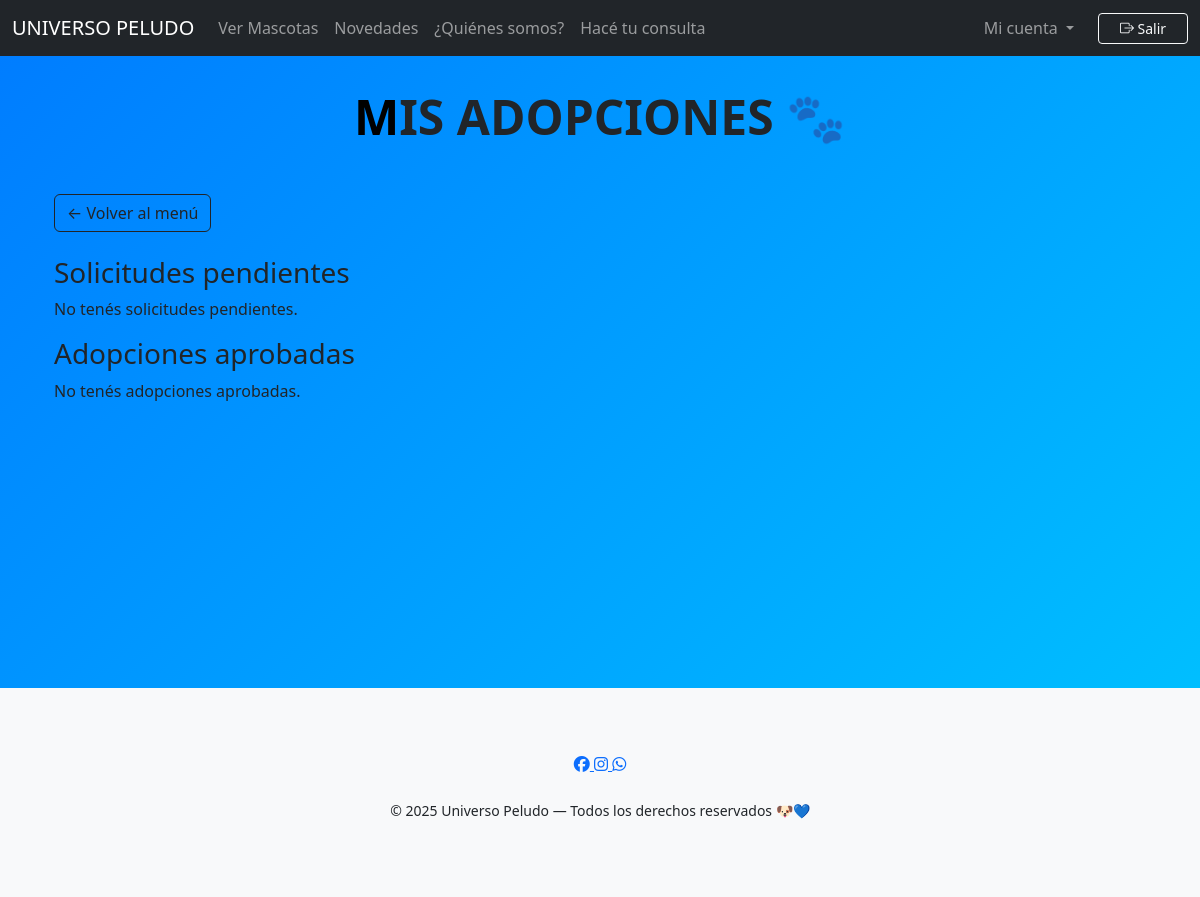
Page /mis_adopciones/ (signed in) on the earlier database version.
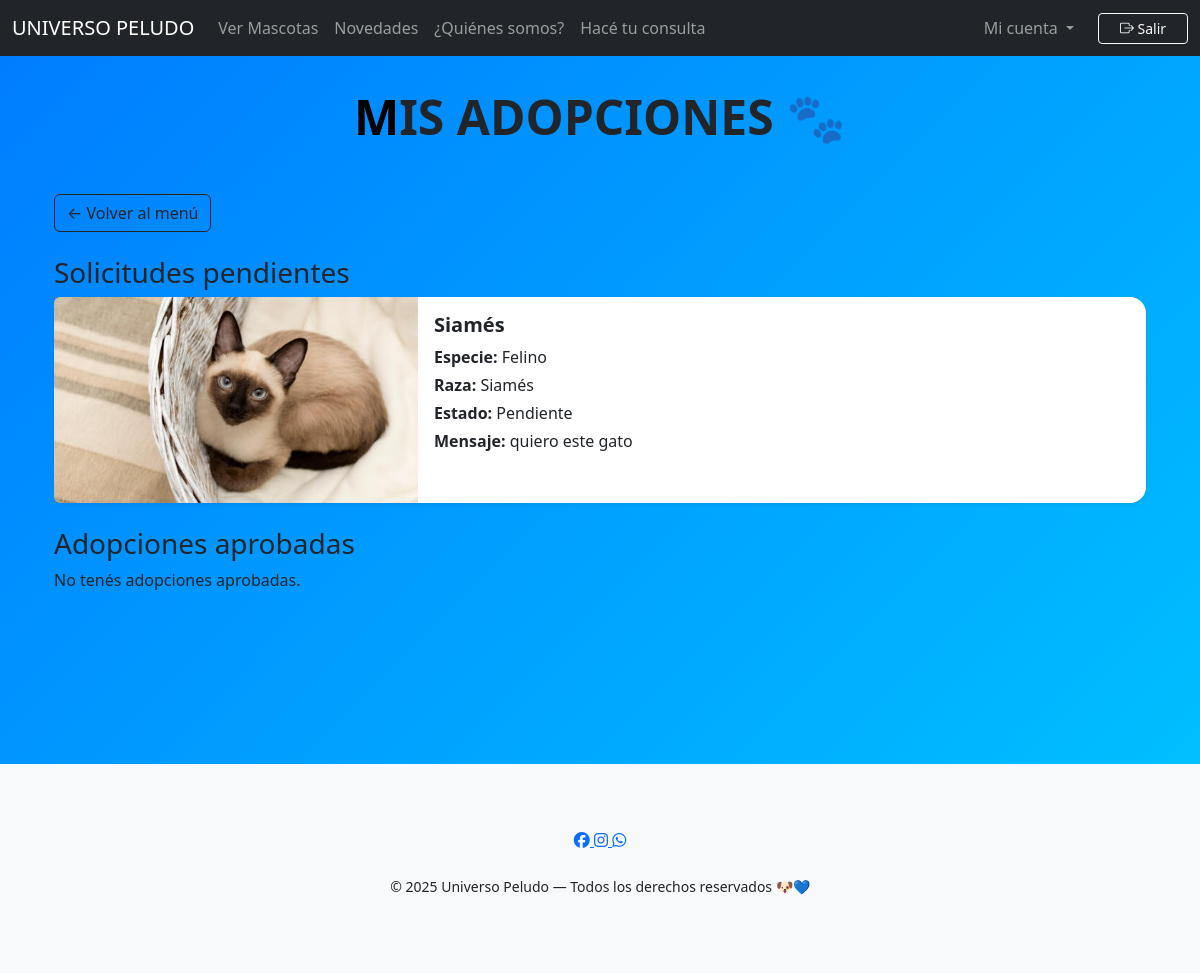
Same page on the later database version.
### apps/core/models.py (models this page shows, shortened)
class SolicitudAdopcion(models.Model):
    ESTADO_CHOICES = [
        ('iniciada', 'Iniciada'),
        ('pendiente', 'Pendiente'),
        ('aprobada', 'Aprobada'),
        ('rechazada', 'Rechazada'),
    ]
    usuario = models.ForeignKey(settings.AUTH_USER_MODEL, on_delete=models.CASCADE)
    mascota = models.ForeignKey('Mascotas', on_delete=models.CASCADE)
    mensaje = models.TextField(blank=True)    # info adicional del solicitante
    telefono = models.CharField(max_length=30, blank=True)
    direccion = models.CharField(max_length=255, blank=True)
    fecha_solicitud = models.DateTimeField(auto_now_add=True)
    estado = models.CharField(max_length=20, choices=ESTADO_CHOICES, default='pendiente')
    respuesta_admin = models.TextField(blank=True)     # texto de aprobación/rechazo del admin
    procesada_por = models.ForeignKey(settings.AUTH_USER_MODEL, on_delete=models.SET_NULL, null=True, blank=True, related_name='procesadas')  # admin que procesa
    class Meta:
        ordering = ['-fecha_solicitud']

class Mascotas(models.Model):
    raza = models.ForeignKey(Raza, on_delete=models.SET_NULL, null=True, blank=True, related_name="mascotas")
    sexo = models.CharField(max_length= 6, choices = SEXO_CHOICES)
    tamanio = models.CharField(max_length=80)
    observaciones = models.CharField(max_length=200)
    fecha_nac = models.DateField()
    created_at = models.DateTimeField(auto_now_add=True)
    updated_at = models.DateTimeField(auto_now=True)
    fotos = models.ImageField(upload_to='mascotas/', blank=True, null=True) #nuevo campo para agregar imagenes
    estado_inicial=models.CharField(max_length=200, blank=True, null=True)#estado inicial para el seguimiento de adopcion

class Raza(models.Model):
    especie = models.ForeignKey(Especie, on_delete=models.SET_NULL, null=True, blank=True, related_name="razas")
    nombre = models.CharField(max_length=80)

class Especie(models.Model):
    nombre = models.CharField(max_length=80)
    descripcion = models.TextField(default="")

### apps/core/views.py (the view)
# urls.py: path('mis_adopciones/', mis_adopciones, name='mis_adopciones'),
@login_required(login_url='/login/')
def mis_adopciones(request):
    adopciones = Adopcion.objects.filter(usuario=request.user).select_related('mascota', 'mascota__raza', 'mascota__raza__especie')
    solicitudes = SolicitudAdopcion.objects.filter(usuario=request.user, estado='pendiente').select_related('mascota', 'mascota__raza', 'mascota__raza__especie')
    context = {
        "adopciones": adopciones,
        "solicitudes": solicitudes
    }
    return render(request, 'user/mis_adopciones.html', context)

### apps/core/templates/user/mis_adopciones.html (shortened to what this page needs)
{% extends 'base.html' %}
{% load static %}
{% block content %}
<div class="container py-5">
    <div class="text-center mb-5">
        <h1 class="fw-bold text-dark mb-3 emoji-title">
            MIS ADOPCIONES 🐾
        </h1>
    </div>
    <div class="mb-4">
        <a href="{% url 'home' %}" class="btn btn-outline-dark">← Volver al menú</a>
    </div>
<h3>Solicitudes pendientes</h3>
{% if solicitudes %}
    {% for s in solicitudes %}
    <div class="card mb-4 shadow-sm border-0 rounded-4 horizontal-card">
        <div class="row g-0">
            <div class="col-md-4">
                {% if s.mascota.fotos %}
                    <img src="{{ s.mascota.fotos.url }}" class="img-fluid rounded-start" alt="{{ s.mascota.raza.nombre }}">
                {% else %}
                    <img src="{% static 'imagenes/default_foto.png' %}" class="img-fluid rounded-start" alt="Foto predeterminada">
                {% endif %}
            </div>
            <div class="col-md-8">
                <div class="card-body">
                    <h5 class="card-title fw-bold">{{ s.mascota.raza.nombre }}</h5>
                    <p class="mb-1"><strong>Especie:</strong> {{ s.mascota.raza.especie.nombre }}</p>
                    <p class="mb-1"><strong>Raza:</strong> {{ s.mascota.raza.nombre }}</p>
                    <p class="mb-1"><strong>Estado:</strong> {{ s.estado|capfirst }}</p>
                    <p class="mb-1"><strong>Mensaje:</strong> {{ s.mensaje }}</p>
                </div>
            </div>
        </div>
    </div>
    {% endfor %}
{% else %}
    <p>No tenés solicitudes pendientes.</p>
{% endif %}
<h3>Adopciones aprobadas</h3>
{% if adopciones %}
    {% for a in adopciones %}
    <div class="card mb-4 shadow-sm border-0 rounded-4 horizontal-card">
        <div class="row g-0">
            <div class="col-md-4">
                {% if a.mascota.fotos %}
                    <img src="{{ a.mascota.fotos.url }}" class="img-fluid rounded-start" alt="{{ a.mascota.raza.nombre|default:'Mascota' }}">
                {% else %}
                    <img src="{% static 'imagenes/default_foto.png' %}" class="img-fluid rounded-start" alt="Foto predeterminada">
                {% endif %}
            </div>
            <div class="col-md-8">
                <div class="card-body">
                    <h5 class="card-title fw-bold">{{ a.mascota.raza.nombre|default:"Sin raza" }}</h5>
                    <p class="mb-1"><strong>Especie:</strong> {{ a.mascota.raza.especie.nombre|default:"Sin especie" }}</p>
                    <p class="mb-1"><strong>Raza:</strong> {{ a.mascota.raza.nombre|default:"Sin raza" }}</p>
                    <p class="mb-1"><strong>Estado:</strong> {{ a.estado|capfirst }}</p>
                    <p class="mb-1"><strong>Mensaje:</strong> {{ a.mensaje }}</p>
                </div>
            </div>
        </div>
    </div>
    {% endfor %}
{% else %}
    <p>No tenés adopciones aprobadas.</p>
{% endif %}
</div>
{% endblock %}

Differences in the rows shown:
added SolicitudAdopcion: mascota.fotos (picture), mascota.raza.nombre "Siamés", mascota.raza.especie.nombre "Felino", estado "Pendiente", mensaje "quiero este gato"
Other differences:
text no longer shown: "No tenés solicitudes pendientes."
